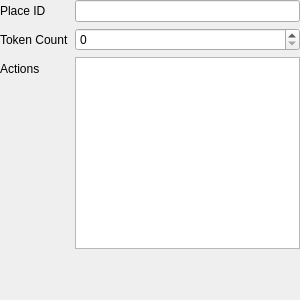
<?xml version="1.0" encoding="UTF-8"?>
<ui version="4.0">
 <class>PlacePropertyEditor</class>
 <widget class="QWidget" name="PlacePropertyEditor">
  <property name="geometry">
   <rect>
    <x>0</x>
    <y>0</y>
    <width>300</width>
    <height>300</height>
   </rect>
  </property>
  <property name="sizePolicy">
   <sizepolicy hsizetype="Preferred" vsizetype="Preferred">
    <horstretch>0</horstretch>
    <verstretch>0</verstretch>
   </sizepolicy>
  </property>
  <property name="minimumSize">
   <size>
    <width>300</width>
    <height>0</height>
   </size>
  </property>
  <property name="windowTitle">
   <string>Form</string>
  </property>
  <layout class="QFormLayout" name="formLayout">
   <property name="labelAlignment">
    <set>Qt::AlignmentFlag::AlignLeading|Qt::AlignmentFlag::AlignLeft|Qt::AlignmentFlag::AlignVCenter</set>
   </property>
   <property name="horizontalSpacing">
    <number>6</number>
   </property>
   <property name="leftMargin">
    <number>0</number>
   </property>
   <property name="topMargin">
    <number>0</number>
   </property>
   <property name="rightMargin">
    <number>0</number>
   </property>
   <property name="bottomMargin">
    <number>0</number>
   </property>
   <item row="0" column="0">
    <widget class="QLabel" name="labelPlaceId">
     <property name="text">
      <string>Place ID</string>
     </property>
     <property name="buddy">
      <cstring>placeIdLineEdit</cstring>
     </property>
    </widget>
   </item>
   <item row="0" column="1">
    <widget class="QLineEdit" name="placeIdLineEdit"/>
   </item>
   <item row="1" column="0">
    <widget class="QLabel" name="labelTokenCount">
     <property name="text">
      <string>Token Count</string>
     </property>
     <property name="buddy">
      <cstring>tokenCountSpinBox</cstring>
     </property>
    </widget>
   </item>
   <item row="1" column="1">
    <widget class="QSpinBox" name="tokenCountSpinBox">
     <property name="toolTip">
      <string>Set token count</string>
     </property>
     <property name="minimum">
      <number>0</number>
     </property>
     <property name="maximum">
      <number>9999</number>
     </property>
    </widget>
   </item>
   <item row="2" column="0">
    <widget class="QLabel" name="labelActions">
     <property name="text">
      <string>Actions</string>
     </property>
    </widget>
   </item>
   <item row="2" column="1">
    <widget class="QPlainTextEdit" name="actionsText"/>
   </item>
   <item row="3" column="1">
    <spacer name="verticalSpacer">
     <property name="orientation">
      <enum>Qt::Orientation::Vertical</enum>
     </property>
     <property name="sizeHint" stdset="0">
      <size>
       <width>20</width>
       <height>40</height>
      </size>
     </property>
    </spacer>
   </item>
  </layout>
 </widget>
 <resources/>
 <connections/>
</ui>
